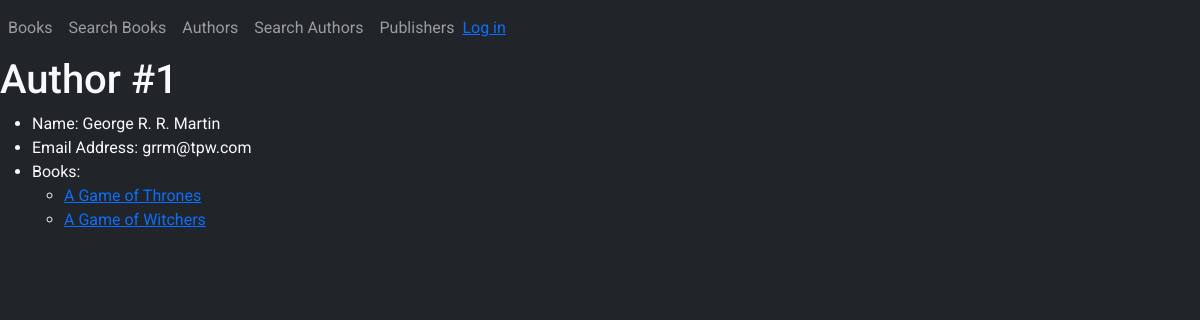
Screenshot of /authors/1 with the database file from the repository.
### app/models.py (models this page shows, shortened)
class Author(models.Model):
    name = models.CharField(max_length=70)
    email = models.EmailField()
    @property
    def books(self):
        return Book.objects.filter(authors=self.id)
    def __str__(self):
        return self.name

class Book(models.Model):
    title = models.CharField(max_length=100)
    date = models.DateField()
    authors = models.ManyToManyField(Author)
    publisher = models.ForeignKey(Publisher, on_delete=models.CASCADE)

### app/views.py (the view)
# urls.py: path('authors/<int:i>', views.author_details),
def author_details(request, i):
    author = Author.objects.get(id=i)
    params = {'author': author}
    print(f'{params=}')
    return render(request, 'authordetails.html', params)

### templates/authordetails.html
{% extends "layout.html" %}
{% block content %}
    <table>
        <h1>Author #{{ author.id }}</h1>
        <ul>
            <li>Name: {{ author.name }}</li>
            <li>Email Address: {{ author.email }}</li>
            <li>
                Books:
                <ul>
                    {% for book in author.books %}
                        <li><a href="/books/{{ book.id }}">{{ book.title }}</a></li>
                    {% endfor %}
                </ul>
            </li>
        </ul>
    </table>
{% endblock %}

### templates/layout.html (style rules this page uses)
* { font-family: Roboto; }

### rows the page displays
Author: id "1", name "George R. R. Martin", email "grrm@tpw.com"
Book: title "A Game of Thrones"
Book: title "A Game of Witchers"
